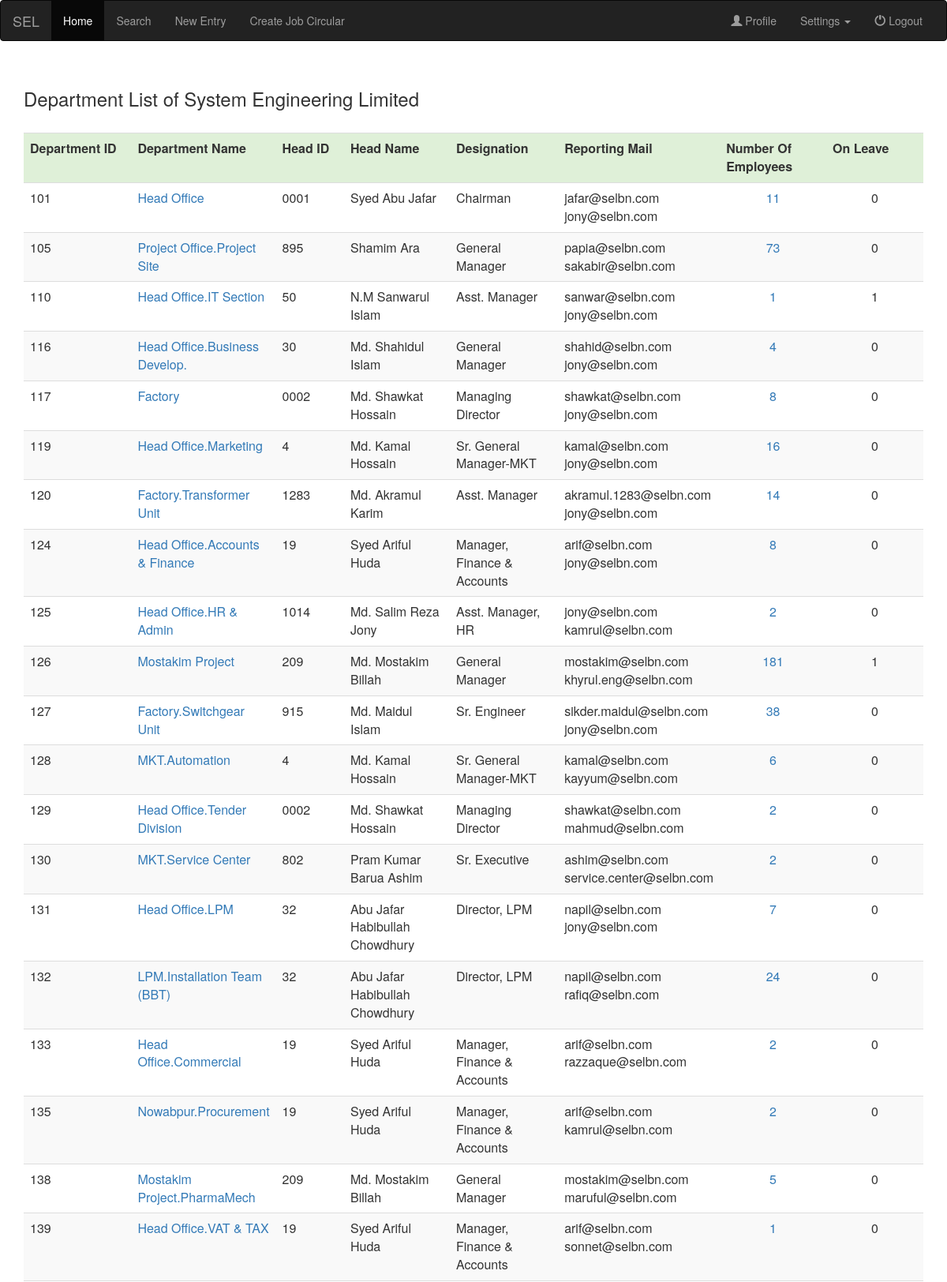
Page /department_list.php (signed in, upper part) on the committed database.
### tables this page shows
CREATE TABLE `employee` (
  `ID` varchar(20) NOT NULL,
  `image` varchar(255) DEFAULT 'photo/default.jpg',
  `First Name` varchar(30) NOT NULL,
  `Last Name` varchar(30) NOT NULL,
  `Date of Birth` date NOT NULL,
  `Email` varchar(255) NOT NULL,
  `Gender` varchar(10) NOT NULL DEFAULT 'N/A',
  `Blood Group` varchar(20) NOT NULL,
  `height` varchar(20) NOT NULL,
  `Cell Phone` varchar(20) NOT NULL,
  `father` varchar(30) NOT NULL,
  `mother` varchar(30) NOT NULL,
  `spouse` varchar(30) DEFAULT 'N/A',
  `children` int(10) DEFAULT '0',
  `NID` varchar(30) NOT NULL,
  `tax_id` varchar(30) NOT NULL,
  `passport` varchar(30) NOT NULL,
  `driving_license` varchar(30) NOT NULL,
  `department_id` int(10) NOT NULL,
  `medical_leave` int(10) NOT NULL,
  `sold_leave` int(10) NOT NULL
);

CREATE TABLE `department` (
  `dep_id` int(10) NOT NULL,
  `dep_name` varchar(30) NOT NULL,
  `head_id` varchar(20) NOT NULL DEFAULT 'N/A',
  `reporting_mail` varchar(255) NOT NULL DEFAULT 'N/A',
  `reporter_id` varchar(20) NOT NULL DEFAULT 'N/A',
  `reporting_mail_2` varchar(50) NOT NULL DEFAULT 'N/A'
);

CREATE TABLE `job_status` (
  `emp_id` varchar(20) NOT NULL,
  `prev_designation` varchar(30) NOT NULL,
  `curr_designation` varchar(30) NOT NULL,
  `duration_designation` varchar(30) NOT NULL,
  `duration_department` varchar(30) NOT NULL,
  `promo_date` date NOT NULL,
  `curr_department` varchar(30) NOT NULL,
  `prev_department` varchar(30) NOT NULL,
  `transfer_date` date NOT NULL,
  `joining_date` date NOT NULL,
  `joining_gross` int(20) NOT NULL,
  `current_gross` int(20) NOT NULL,
  `last_inc` int(20) NOT NULL DEFAULT '0',
  `last_inc_date` date NOT NULL,
  `present_working_station` varchar(30) NOT NULL,
  `employee_status` varchar(30) NOT NULL,
  `probation_period` varchar(30) NOT NULL,
  `confirmation_status` varchar(30) NOT NULL,
  `confirmation_date` date NOT NULL,
  `employment_type` varchar(30) NOT NULL,
  `employee_separation` varchar(30) NOT NULL,
  `employee_separation_date` date NOT NULL,
  `pf_deduction` varchar(30) NOT NULL,
  `gratuity` varchar(30) NOT NULL,
  `hos_schema` varchar(30) NOT NULL,
  `hos_range` varchar(30) NOT NULL,
  `salary_account` varchar(30) NOT NULL,
  `bank` varchar(30) NOT NULL,
  `corporate_sim` varchar(30) NOT NULL,
  `ot_status` varchar(30) NOT NULL,
  `income_tax_deduction` varchar(30) NOT NULL,
  `reffered_by` int(30) NOT NULL,
  `name` varchar(30) NOT NULL,
  `designation` varchar(30) NOT NULL,
  `fired` varchar(10) NOT NULL DEFAULT 'No'
);

### department_list.php (the view, shortened to what this page needs)
<?php include 'connect.php'; ?>
<?php
$query = "SELECT department.*, employee.* FROM department JOIN employee ON department.head_id=employee.ID ORDER BY department.dep_id";
$list = mysqli_query($db, $query);
?>
<!DOCTYPE html>
<html>
    <head>
        <link rel="stylesheet" href="https://maxcdn.bootstrapcdn.com/bootstrap/3.3.7/css/bootstrap.min.css">
        <link rel="stylesheet" href="https://cdnjs.cloudflare.com/ajax/libs/font-awesome/4.7.0/css/font-awesome.min.css">
    </head>
    <body><?php include 'html/navbar.php'; ?>
        <div class="">
            <div class="container">
                <br><h3>Department List of System Engineering Limited</h3><br>
                <?php
                if($list->num_rows === 0)
                {
                    $sql = "SELECT * FROM department WHERE dep_name = 'Head Office'";
                    $result=mysqli_query($db, $sql);
                    $row=mysqli_fetch_array($result);
                    echo "<table align='center' cellpadding='3' cellspacing='3' class='table table-striped'>
                            <tr>
                            <th width='150px'>Department ID</th>
                            <th width='150px'>Department Name</th>
                            <th width='100px' position='fixed'>Head ID</th>
                            <th width='150px'>Head Name</th>
                            <th width='150px'>Designation</th>
                            <th width='150px'>Reporting Mail</th>
                            <th width='150px'>Number Of Employees</th>
                            <th width='150px'>On Leave</th>
                            </tr>";
                    echo "<tr>";
                    echo "<td>" . $row['dep_id'] . "</td>";
                    echo "<td><a href='department_update.php?id=".$row['dep_id']."'>" . $row['dep_name'] . "</a></td>";
                    echo "<td>N/A</td>";
                    echo "<td>N/A</td>";
                    echo "<td>N/A</td>";
                    echo "<td>" . $row['reporting_mail'] . "</td>";
                    echo "<td>N/A</td>";
                    echo "<td>N/A</td>";
                    echo "</tr>";
                    echo "</table>";
                }
                else
                {
                    echo "<table align='center' cellpadding='3' cellspacing='3' class='table table-striped'>
                            <tr class='success'>
                            <th width='150px'>Department ID</th>
                            <th width='150px'>Department Name</th>
                            <th width='100px' position='fixed'>Head ID</th>
                            <th width='150px'>Head Name</th>
                            <th width='150px'>Designation</th>
                            <th width='150px'>Reporting Mail</th>
                            <th width='150px'>Number Of Employees</th>
                            <th width='150px'>On Leave</th>
                            </tr>";
                    while($row = mysqli_fetch_assoc($list))
                    {
                        echo "<tr>";
                        echo "<td>" . $row['dep_id'] . "</td>";
                        echo "<td><a href='department_details.php?id=".$row['dep_id']."'>" . $row['dep_name'] . "</a></td>";
                        echo "<td>" . $row['head_id'] . "</td>";
                        echo "<td>" . $row['First Name'] ." ". $row['Last Name']. "</td>";
                        $sql_1 = "SELECT * from job_status Where emp_id= ". $row['head_id'];
                        $result_1 = $db -> query($sql_1);
                        $row_1 = $result_1 -> fetch_array();
                        echo "<td>".$row_1['curr_designation']."</td>";
                        echo "<td>" .$row['reporting_mail']."<br>". $row['reporting_mail_2'] . "</td>";
                        $sql = "SELECT COUNT(department_id) as total_emp FROM employee WHERE department_id=".$row['dep_id'];
                        $res_emp = mysqli_query ($db, $sql);
                        $row_emp = mysqli_fetch_array($res_emp);
                        echo "<td align='center'><a href='department_details.php?id=".$row['dep_id']."'>" . $row_emp['total_emp'] . "</a></td>";
                        $date = date('Y-m-d', time());
                        $sql="SELECT leaves.*, employee.department_id, COUNT(leaves.EmployeeID) AS On_leave FROM leaves JOIN employee ON leaves.EmployeeID=employee.ID WHERE employee.department_id=".$row['dep_id']." AND leaves.status='Approved' AND leaves.`From Date`<='$date' AND leaves.joined='No'";
                        $on_leave=mysqli_query($db, $sql);
                        $count=mysqli_fetch_array($on_leave);
                        echo "<td align='center'>".$count['On_leave']."</td>";
                        echo "</tr>";
                    }
                    echo "</table>";
                }
                ?>
            </div>
        </div>
    </body>
</html>

### rows in the picture
employee: department.dep_id "101", department.dep_name "Head Office", department.head_id "0001", First Name "Syed Abu", Last Name "Jafar", job_status.curr_designation "Chairman", department.reporting_mail "jafar@selbn.com", department.reporting_mail_2 "jony@selbn.com", total_emp "11", On_leave "0"
employee: department.dep_id "105", department.dep_name "Project Office.Project Site", department.head_id "895", First Name "Shamim", Last Name "Ara", job_status.curr_designation "General Manager", department.reporting_mail "papia@selbn.com", department.reporting_mail_2 "sakabir@selbn.com", total_emp "73", On_leave "0"
employee: department.dep_id "110", department.dep_name "Head Office.IT Section", department.head_id "50", First Name "N.M Sanwarul", Last Name "Islam", job_status.curr_designation "Asst. Manager", department.reporting_mail "sanwar@selbn.com", department.reporting_mail_2 "jony@selbn.com", total_emp "1", On_leave "1"
employee: department.dep_id "116", department.dep_name "Head Office.Business Develop.", department.head_id "30", First Name "Md. Shahidul", Last Name "Islam", job_status.curr_designation "General Manager", department.reporting_mail "shahid@selbn.com", department.reporting_mail_2 "jony@selbn.com", total_emp "4", On_leave "0"
employee: department.dep_id "117", department.dep_name "Factory", department.head_id "0002", First Name "Md. Shawkat", Last Name "Hossain", job_status.curr_designation "Managing Director", department.reporting_mail "shawkat@selbn.com", department.reporting_mail_2 "jony@selbn.com", total_emp "8", On_leave "0", department.dep_id "129", department.dep_name "Head Office.Tender Division", department.reporting_mail_2 "mahmud@selbn.com", total_emp "2"
employee: department.dep_id "119", department.dep_name "Head Office.Marketing", department.head_id "4", First Name "Md. Kamal", Last Name "Hossain", job_status.curr_designation "Sr. General Manager-MKT", department.reporting_mail "kamal@selbn.com", department.reporting_mail_2 "jony@selbn.com", total_emp "16", On_leave "0", department.dep_id "128", department.dep_name "MKT.Automation", department.reporting_mail_2 "kayyum@selbn.com", total_emp "6"
employee: department.dep_id "120", department.dep_name "Factory.Transformer Unit", department.head_id "1283", First Name "Md. Akramul", Last Name "Karim", job_status.curr_designation "Asst. Manager", department.reporting_mail "akramul.1283@selbn.com", department.reporting_mail_2 "jony@selbn.com", total_emp "14", On_leave "0"
employee: department.dep_id "124", department.dep_name "Head Office.Accounts & Finance", department.head_id "19", First Name "Syed Ariful", Last Name "Huda", job_status.curr_designation "Manager, Finance & Accounts", department.reporting_mail "arif@selbn.com", department.reporting_mail_2 "jony@selbn.com", total_emp "8", On_leave "0", department.dep_id "133", department.dep_name "Head Office.Commercial", department.reporting_mail_2 "razzaque@selbn.com", total_emp "2", department.dep_id "135", department.dep_name "Nowabpur.Procurement", department.reporting_mail_2 "kamrul@selbn.com", department.dep_id "139", department.dep_name "Head Office.VAT & TAX", department.reporting_mail_2 "sonnet@selbn.com", total_emp "1"
employee: department.dep_id "125", department.dep_name "Head Office.HR & Admin", department.head_id "1014", First Name "Md. Salim Reza", Last Name "Jony", job_status.curr_designation "Asst. Manager, HR", department.reporting_mail "jony@selbn.com", department.reporting_mail_2 "kamrul@selbn.com", total_emp "2", On_leave "0"
employee: department.dep_id "126", department.dep_name "Mostakim Project", department.head_id "209", First Name "Md. Mostakim", Last Name "Billah", job_status.curr_designation "General Manager", department.reporting_mail "mostakim@selbn.com", department.reporting_mail_2 "khyrul.eng@selbn.com", total_emp "181", On_leave "1", department.dep_id "138", department.dep_name "Mostakim Project.PharmaMech", department.reporting_mail_2 "maruful@selbn.com", total_emp "5", On_leave "0"
employee: department.dep_id "127", department.dep_name "Factory.Switchgear Unit", department.head_id "915", First Name "Md. Maidul", Last Name "Islam", job_status.curr_designation "Sr. Engineer", department.reporting_mail "sikder.maidul@selbn.com", department.reporting_mail_2 "jony@selbn.com", total_emp "38", On_leave "0"
employee: department.dep_id "130", department.dep_name "MKT.Service Center", department.head_id "802", First Name "Pram Kumar Barua", Last Name "Ashim", job_status.curr_designation "Sr. Executive", department.reporting_mail "ashim@selbn.com", department.reporting_mail_2 "service.center@selbn.com", total_emp "2", On_leave "0"
employee: department.dep_id "131", department.dep_name "Head Office.LPM", department.head_id "32", First Name "Abu Jafar Habibullah", Last Name "Chowdhury", job_status.curr_designation "Director, LPM", department.reporting_mail "napil@selbn.com", department.reporting_mail_2 "jony@selbn.com", total_emp "7", On_leave "0", department.dep_id "132", department.dep_name "LPM.Installation Team (BBT)", department.reporting_mail_2 "rafiq@selbn.com", total_emp "24"
